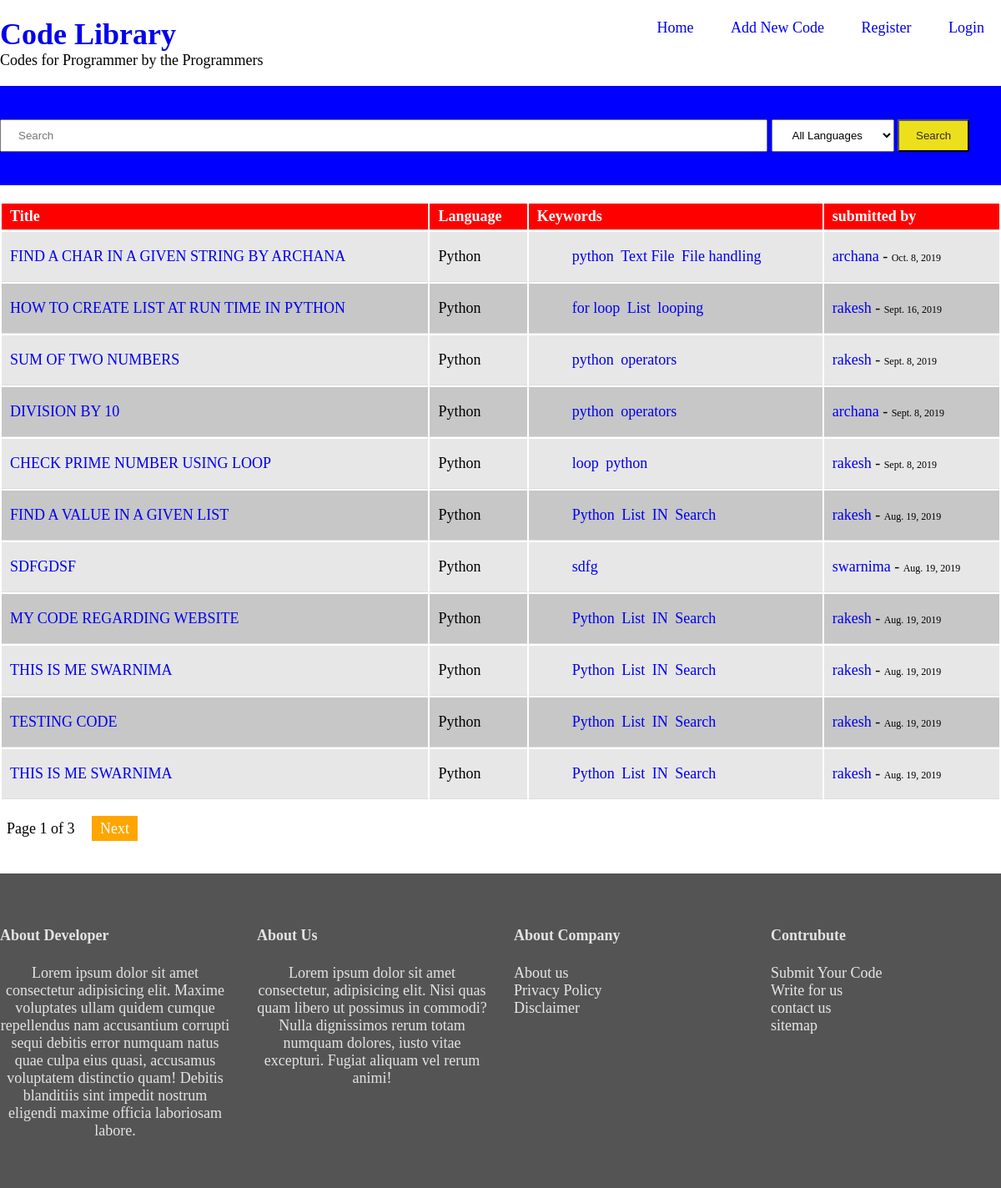
The page / on the database its author committed.
### library/models.py (models this page shows, shortened)
class code(models.Model):
    STATUS = [('Dr', 'Draft'), ('Pub', 'Published')]
    language = models.ForeignKey('language', on_delete=models.CASCADE)
    title = models.CharField(max_length=250)
    code = models.TextField()
    keywords = TaggableManager()
    status = models.CharField(max_length=20, choices=STATUS, default='Dr')
    submitted_on = models.DateField(auto_now=True)
    updated_on = models.DateField(auto_now=False)
    author = models.ForeignKey(User, default=1, on_delete=models.CASCADE)

class language(models.Model):
    language = models.CharField(max_length=30)
    def __str__(self):
        return self.language

### library/views.py (the view)
# urls.py: path('', homeView.as_view(), name="home"),
class homeView(ListView):
    model = code
    context_object_name = 'posts'
    paginate_by = 11
    template_name = 'library/home.html'
    def get_queryset(self):
        if self.request.user.is_authenticated:
            return code.objects.filter(author_id=self.request.user).order_by('-updated_on')
        else:
            return code.objects.all().order_by('-updated_on')

### library/templates/library/home.html (shortened to what this page needs)
{% extends 'library/base.html' %}
    {% block content %}
    <div style="overflow-x:auto;">
        <table>
            <tr>
                <th>Title</th>
                <th>Language</th>
                <th>Keywords</th>
                <th>submitted by</th>
            </tr>
            {% for post in posts %}
                <tr>
                    <td> <a href="{% url 'singlecode' post.id %}"> {{post.title|upper}} </td>
                    <td> {{post.language}} </td>
                    <td>
                        <ul class="tags">
                                {% for tag in post.keywords.all %}
                                    <li><a href ="{% url 'taglist' tag.slug %}">{{ tag.name }}</a></li>
                                {% endfor %}
                            </ul>
                        </td>
                    <td><a href="{% url 'authorList' post.author_id %}"> {{post.author}} </a> - <span style="font-size:12px;">{{post.updated_on}}</span> </td>
                </tr>
            {% endfor%}
        </table>
    </div>
{% endblock %}

### library/static/css/style.css (style rules this page uses)
body { margin: 0; padding: 0; font-size: 18px; height: 100vh; }
a { text-decoration: none; }
table { width: 100vw; max-width: 1300px; }
th, td { border-bottom: 1px solid #ddd; }
th { background: red; color: white; padding: 5px 10px; text-align: left; }
tr:nth-child(odd) { background: #c7c7c7; }
tr:nth-child(even) { background: #e7e7e7; }
td { padding: 1px 10px; margin: 0; text-align: left; }
.code li { padding: 10px 0; }
ul.tags { list-style-type: none; display: inline-block; }
ul.tags li { display: inline-block; padding: 0px 2px; }

### rows shown on the page
code: title "FIND A CHAR IN A GIVEN STRING BY ARCHANA", language "Python", author "archana", updated_on "Oct. 8, 2019"
Tag: name "python"
Tag: name "Text File"
Tag: name "File handling"
code: title "HOW TO CREATE LIST AT RUN TIME IN PYTHON", language "Python", author "rakesh", updated_on "Sept. 16, 2019"
Tag: name "for loop"
Tag: name "List"
Tag: name "looping"
code: title "SUM OF TWO NUMBERS", language "Python", author "rakesh", updated_on "Sept. 8, 2019"
Tag: name "operators"
code: title "DIVISION BY 10", language "Python", author "archana", updated_on "Sept. 8, 2019"
code: title "CHECK PRIME NUMBER USING LOOP", language "Python", author "rakesh", updated_on "Sept. 8, 2019"
Tag: name "loop"
code: title "FIND A VALUE IN A GIVEN LIST", language "Python", author "rakesh", updated_on "Aug. 19, 2019"
Tag: name "Python"
Tag: name "IN"
Tag: name "Search"
code: title "SDFGDSF", language "Python", author "swarnima", updated_on "Aug. 19, 2019"
Tag: name "sdfg"
code: title "MY CODE REGARDING WEBSITE", language "Python", author "rakesh", updated_on "Aug. 19, 2019"
code: title "THIS IS ME SWARNIMA", language "Python", author "rakesh", updated_on "Aug. 19, 2019"
code: title "TESTING CODE", language "Python", author "rakesh", updated_on "Aug. 19, 2019"
code: title "THIS IS ME SWARNIMA", language "Python", author "rakesh", updated_on "Aug. 19, 2019"

### other values the page prints
{{ page_obj.number }} "1"
{{ page_obj.paginator.num_pages }} "3"
